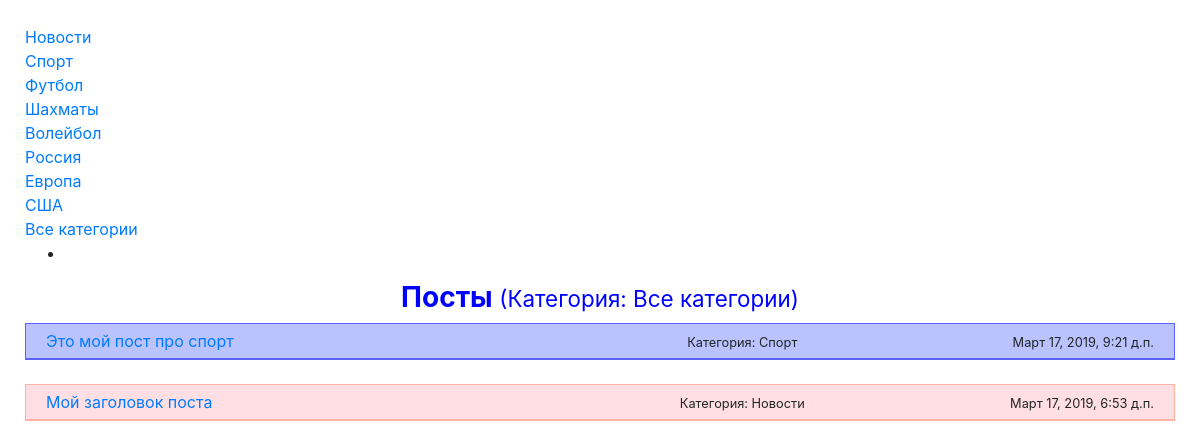
Page /news/ on the committed database.
### news/models.py (models this page shows, shortened)
class Category(MPTTModel):
    name = models.CharField(verbose_name="Имя", max_length=50)
    slug = models.SlugField(verbose_name="slug", max_length=100)
    amount_for_pagination = models.PositiveIntegerField(verbose_name='Кол. для пагинации', default=20)
    short_post_template = models.CharField(verbose_name='Шаблон для постов short', max_length=100, blank=False,
                                           default='news/short_post__template_default.html')
    detail_post_template = models.CharField(verbose_name='Шаблон для постов detail', max_length=100, blank=False,
                                            default='news/detail_post__template_default.html')
    parent = TreeForeignKey('self', on_delete=models.CASCADE, null=True, blank=True, related_name='children')
    def get_absolute_url(self):
        return reverse('category_posts_list', kwargs={'slug': self.slug})
    class Meta:
        verbose_name = "Категория"
        verbose_name_plural = "Категории"

class Post(models.Model):
    DO_PUBLISH_CHOICES = (
        (True, 'Да'),
        (False, 'Нет'),
    )
    SHOW_POST_CHOICES = (
        (True, 'Для всех'),
        (False, 'Только для зарегистрированных'),
    )
    user = models.ForeignKey(User, verbose_name='Пользователь', on_delete=models.CASCADE, blank=True, null=True)
    title = models.CharField(verbose_name="Заголовок", max_length=100)
    subtitle = models.CharField(verbose_name='Подзаголовок', max_length=100, blank=False, default='')
    text = models.TextField(verbose_name="Текст")
    created_date = models.DateTimeField(verbose_name="Дата создания", auto_now_add=True)
    edited_date = models.DateTimeField(verbose_name="Дата редактирования", blank=False, default=timezone.now)
    published_date = models.DateTimeField(verbose_name="Дата публикации", blank=False, default=timezone.now)
    category = models.ForeignKey(Category, verbose_name="Категория", on_delete=models.SET_NULL, null=True)
    tags = models.ManyToManyField(Tag, verbose_name="Теги")
    slug = models.SlugField(verbose_name="slug", max_length=100, blank=False, default="")
    image_main = models.ImageField(verbose_name='Главное изображение', blank=True)
    do_publish = models.BooleanField(verbose_name='Опубликовать', choices=DO_PUBLISH_CHOICES, blank=False, default=True)
    show_for_all = models.BooleanField(verbose_name='Показывать для всех', choices=SHOW_POST_CHOICES, blank=False,
                                       default=True)
    template = models.CharField(verbose_name='Используемый шаблон', max_length=100, blank=False,
                                default='post_template_default.html')
    def get_absolute_url(self):
        return reverse('post_detail', kwargs={'slug': self.slug})
    class Meta:
        verbose_name = "Пост"
        verbose_name_plural = "Посты"
        ordering = ["-created_date"]

### news/views.py (the view)
# urls.py: path("", PostList.as_view(), name="posts_list"),
class PostList(ListView):
    model = Post
    context_object_name = 'posts'
    template_name = 'news/short_post_list.html'
    def get_queryset(self):
        category_slug = self.kwargs.get('slug')
        if category_slug is not None:
            qs = self.model.objects.filter(category__slug=category_slug)
            if qs.exists():
                self.paginate_by = qs.first().category.amount_for_pagination
                qs = qs.filter(
                    do_publish=True,
                    published_date__date__lte=datetime.now(),
                )
                if not self.request.user.is_authenticated:
                    qs = qs.filter(show_for_all=True)
        else:
            qs = self.model.objects.all()
            self.paginate_by = 20
        return qs
    def get_context_data(self, *, object_list=None, **kwargs):
        context = super(PostList, self).get_context_data(**kwargs)
        category_slug = self.kwargs.get('slug')
        if category_slug is None:
            context['what_category'] = 'Все категории'
        else:
            context['what_category'] = Category.objects.filter(slug=category_slug).first().name
        return context

### news/context_processors.py (called while the page is built)
def contextprocessor_categories_all(request):
    return {'contextprocessor_categories_all': Category.objects.all()}

### news/templatetags/category_list_tag.py (called while the page is built)
@register.inclusion_tag('news/category_list.html')
def category_list_tag():
    return {'category_list': Category.objects.all()}

### news/templatetags/post_short_tag.py (called while the page is built)
@register.inclusion_tag('news/base_tag.html')
def post_short_tag(this_post, this_template='news/short_post__template_default.html'):
    return {
        'this_template': this_template,
        'this_post': this_post,
    }

### templates/news/short_post_list.html (shortened to what this page needs)
{% extends 'base.html' %}
{% load mptt_tags %}
{% load post_short_tag %}
{% block content %}
    {% if contextprocessor_categories_all %}
        <ul class="root">
            {% recursetree contextprocessor_categories_all %}
                <li>
                </li>
            {% endrecursetree %}
        </ul>
    {% endif %}
    <div class="h3 text-center font-weight-bold" style="color: blue">Посты <span class="small"> (Категория: {{ what_category }})</span> </div>
    {% for post in posts %}
        {% post_short_tag this_post=post this_template=post.category.short_post_template %}
    {% endfor %}
{% endblock content %}

### templates/news/category_list.html
{% for category in category_list %}
    <a href={{ category.get_absolute_url }}>{{ category.name }}</a> <br>
{% endfor %}
<a href={% url 'posts_list' %}>Все категории</a> <br>

### templates/news/short_post__template_sport.html
<div class="container-fluid" style="background-color: #bbc3ff; border: 1px double #5d63ff; ">
    <div class="row" style="border-bottom: solid 1px #5d63ff; padding: 5px">
        <div class="col">
            <a href={{ this_post.get_absolute_url }}>{{ this_post.title }}</a>
        </div>
        <div class="col text-center">
            <span class="small">Категория: {{ this_post.category.name }}</span>
        </div>
        <div class="col-2 text-right">
            <span class="small">{{ this_post.created_date }}</span>
        </div>
    </div>
</div>
<br>

### templates/news/short_post__template_default.html
<div class="container-fluid" style="background-color: #ffdfe3; border: 1px double #ffb3a2; ">
    <div class="row" style="border-bottom: solid 1px #ffb3a2; padding: 5px">
        <div class="col">
            <a href={{ this_post.get_absolute_url }}>{{ this_post.title }}</a>
        </div>
        <div class="col text-center">
            <span class="small">Категория: {{ this_post.category.name }}</span>
        </div>
        <div class="col-2 text-right">
            <span class="small">{{ this_post.created_date }}</span>
        </div>
    </div>
</div>
<br>

### rows in the picture
Category: name "Новости"
Category: name "Спорт"
Category: name "Футбол"
Category: name "Шахматы"
Category: name "Волейбол"
Category: name "Россия"
Category: name "Европа"
Category: name "США"
Post: title "Это мой пост про спорт", category.name "Спорт", created_date "Март 17, 2019, 9:21 д.п."
Post: title "Мой заголовок поста", category.name "Новости", created_date "Март 17, 2019, 6:53 д.п."

### other values in the picture
{{ what_category }} "Все категории"
